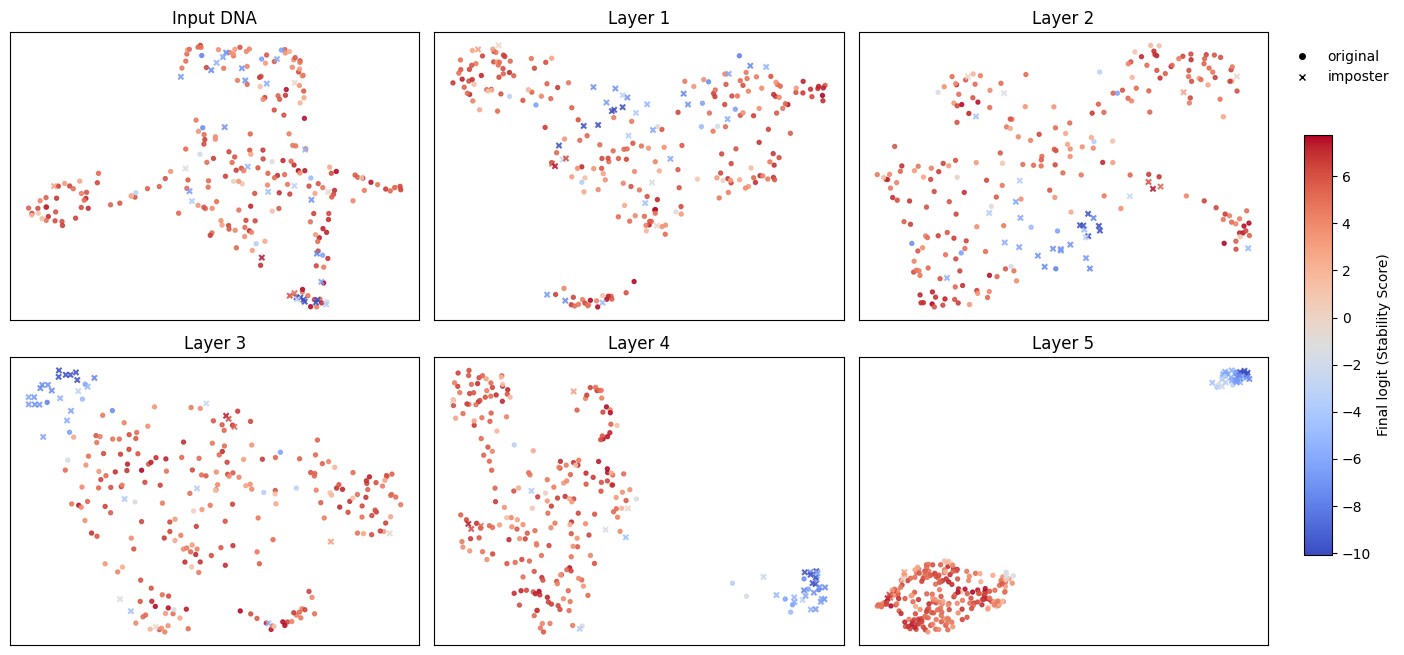
#> input picture assets/example1.png, 1404 x 655 px
$ python combine_trajectory_overlays.py --gingiva ../../assets/example1.png --diabimmune ../../assets/example2.png
#> lines starting #> are read from the running program, lines starting #| are printed output that depends on the picture
#!/usr/bin/env python3

import argparse
import os

import matplotlib.pyplot as plt
import numpy as np


DEFAULT_GINGIVA_PNG = os.path.join("data", "gingivitis", "gingivitis_rollout_trajectory_overlay.png")
DEFAULT_DIABIMMUNE_PNG = os.path.join("data", "diabimmune", "diabimmune_rollout_trajectory_overlay.png")
DEFAULT_OUT_PNG = os.path.join("data", "rollout", "trajectory_overlays_side_by_side.png")


def parse_args():
    p = argparse.ArgumentParser(description="Combine gingivitis + diabimmune trajectory overlay PNGs side-by-side.")
    p.add_argument("--gingiva", default=DEFAULT_GINGIVA_PNG, help="Path to gingivitis overlay PNG.")
    p.add_argument("--diabimmune", default=DEFAULT_DIABIMMUNE_PNG, help="Path to diabimmune overlay PNG.")
    p.add_argument("--out", default=DEFAULT_OUT_PNG, help="Output PNG path.")
    p.add_argument("--pad", type=int, default=30, help="Horizontal padding (pixels) between panels.")
    return p.parse_args()


def to_rgba(img: np.ndarray) -> np.ndarray:
    if img.ndim == 2:
        img = np.stack([img, img, img], axis=-1)
    if img.shape[-1] == 3:
        alpha = np.ones((*img.shape[:-1], 1), dtype=img.dtype)
        img = np.concatenate([img, alpha], axis=-1)
    if img.shape[-1] != 4:
        raise ValueError(f"Expected 3 or 4 channels, got shape {img.shape}")
    return img


def pad_to_height(img: np.ndarray, height: int) -> np.ndarray:
    if img.shape[0] == height:
        return img
    pad_total = height - img.shape[0]
    pad_top = pad_total // 2
    pad_bottom = pad_total - pad_top
    pad_width = ((pad_top, pad_bottom), (0, 0), (0, 0))
    white = 1.0 if np.issubdtype(img.dtype, np.floating) else 255
    return np.pad(img, pad_width, mode="constant", constant_values=white)


def main():
    args = parse_args()
    os.makedirs(os.path.dirname(args.out), exist_ok=True)

    if not os.path.exists(args.gingiva):
        raise SystemExit(f"Missing gingivitis PNG: {args.gingiva}")
    if not os.path.exists(args.diabimmune):
        raise SystemExit(f"Missing diabimmune PNG: {args.diabimmune}")

    left = to_rgba(plt.imread(args.gingiva))
#> left is the input picture: shape (655, 1404, 4) float32; mean R, G, B, A 0.976, 0.963, 0.965, 1
    right = to_rgba(plt.imread(args.diabimmune))
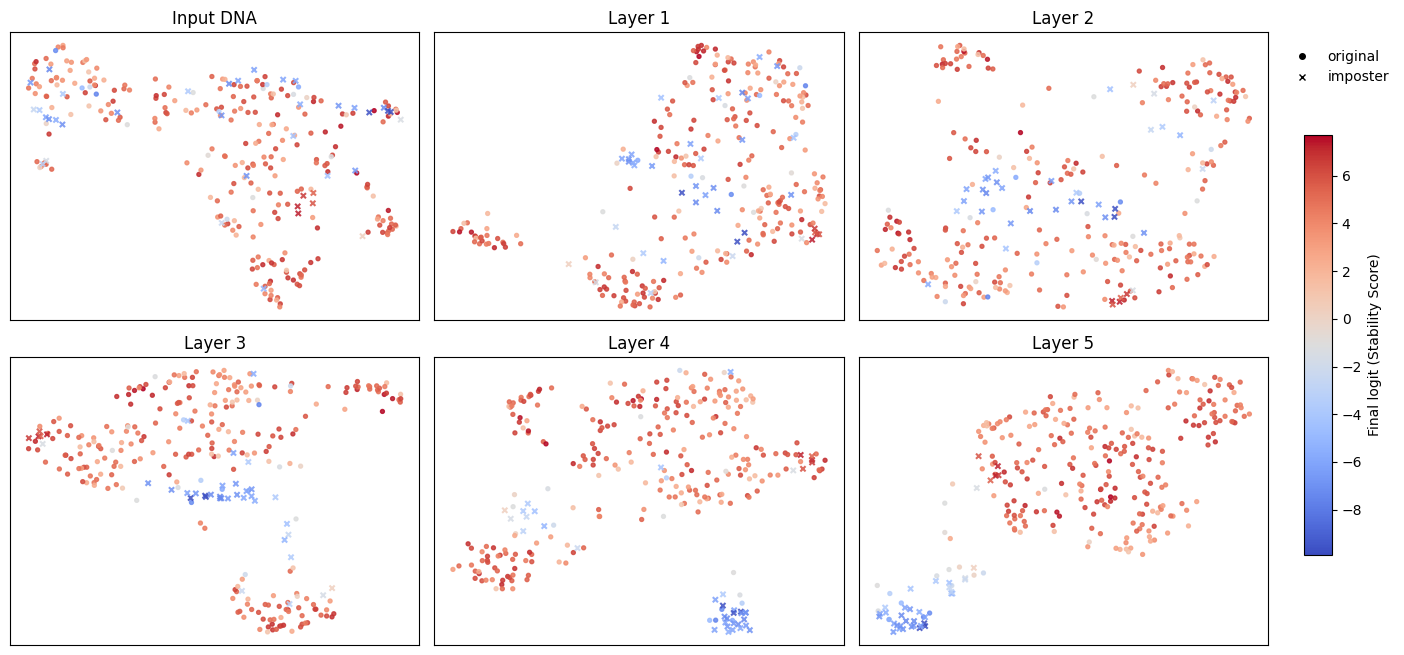
#> input picture assets/example2.png, 1404 x 655 px
#> right is the input picture: shape (655, 1404, 4) float32; mean R, G, B, A 0.976, 0.962, 0.963, 1

    height = max(left.shape[0], right.shape[0])
#> height = 655
    left = pad_to_height(left, height)
    right = pad_to_height(right, height)

    white = 1.0 if np.issubdtype(left.dtype, np.floating) else 255
#> white = 1
    pad = np.full((height, max(0, int(args.pad)), 4), fill_value=white, dtype=left.dtype)
    combined = np.concatenate([left, pad, right], axis=1)
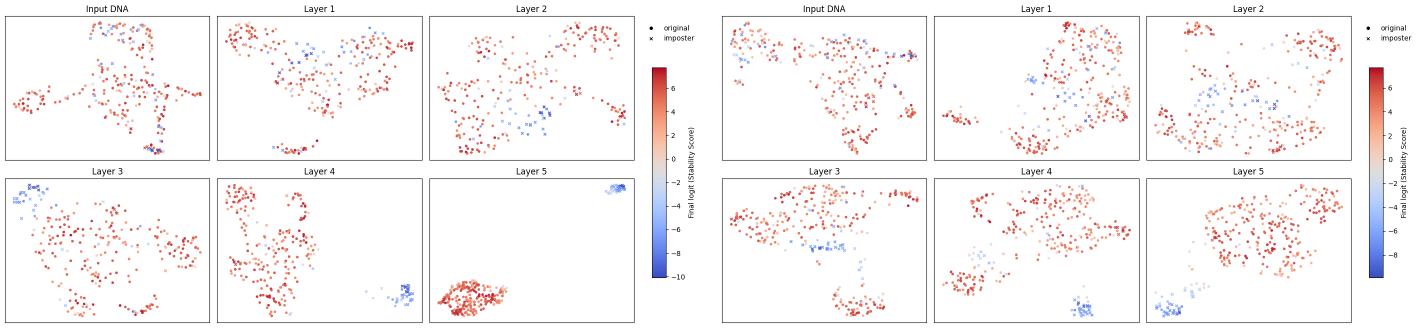
#> combined: shape (655, 2838, 4) float32 (shown at 1/2 size); mean R, G, B, A 0.977, 0.964, 0.965, 1

    plt.imsave(args.out, combined)
    print(f"Saved: {args.out}")


if __name__ == "__main__":
    main()
